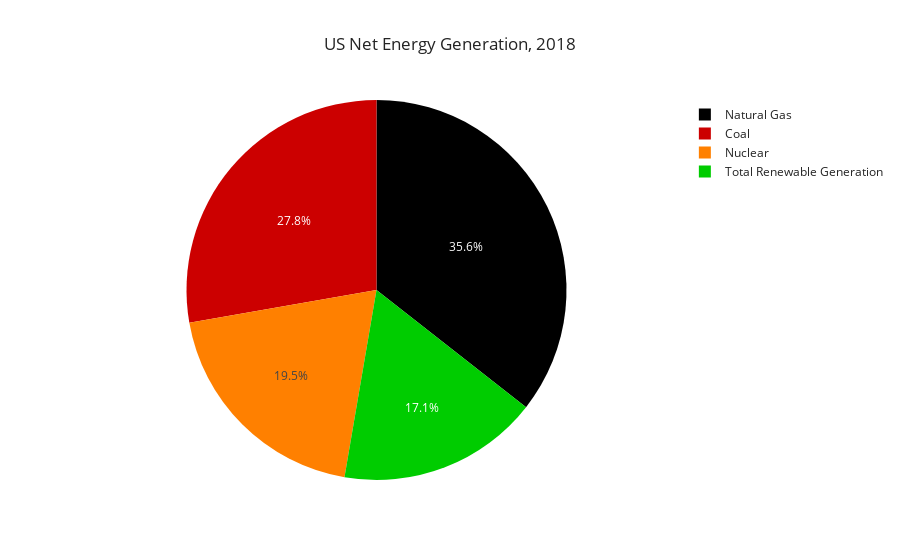
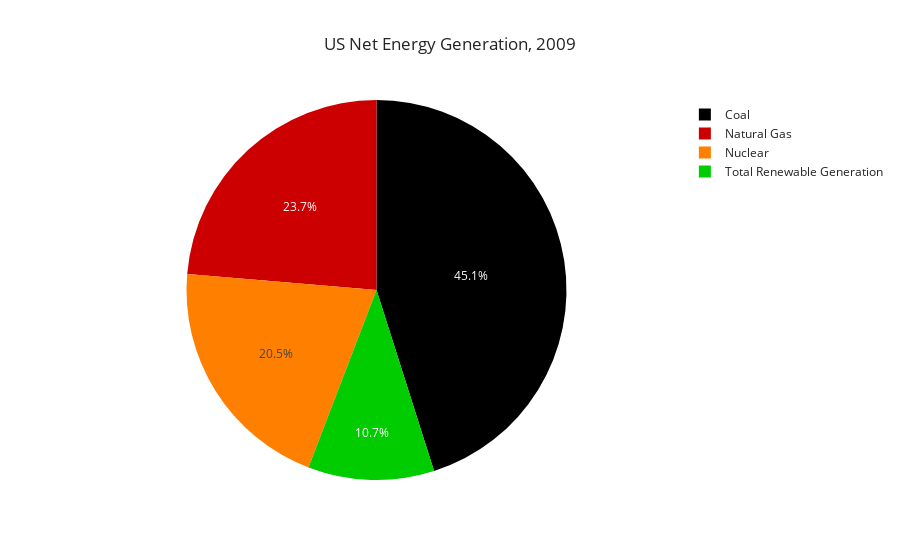

Notebook code cell kept with these figures, in order:
### Code cell
fig1 = px.pie(data_frame=df2018,values='Million Megawatt Hours',names='Source',color_discrete_sequence=color2,title='US Net Energy Generation, 2018')
fig2 =px.pie(data_frame=df2009,values='Million Megawatt Hours',names='Source',color_discrete_sequence=color2,title='US Net Energy Generation, 2009')
fig1.show()
fig2.show()

### Figure 1 — Plotly figure (JSON) as saved in the notebook; plotly's stock layout.template omitted (floating-point values rounded to 4 significant figures)
{"data": [{"domain": {"x": [0, 1], "y": [0, 1]}, "hoverlabel": {"namelength": 0}, "hovertemplate": "Source=%{label}<br>Million Megawatt Hours=%{value}", "labels": ["Natural Gas", "Coal", "Nuclear", "Total Renewable Generation"], "legendgroup": "", "name": "", "showlegend": true, "type": "pie", "values": [1468727, 1145962, 807084, 706867]}], "layout": {"legend": {"tracegroupgap": 0}, "piecolorway": ["rgb(0,0,0)", "rgb(204,0,0)", "rgb(255,128,0)", "rgb(0,204,0)"], "title": {"text": "US Net Energy Generation, 2018"}}}

### Figure 2 — Plotly figure (JSON) as saved in the notebook; plotly's stock layout.template omitted (floating-point values rounded to 4 significant figures)
{"data": [{"domain": {"x": [0, 1], "y": [0, 1]}, "hoverlabel": {"namelength": 0}, "hovertemplate": "Source=%{label}<br>Million Megawatt Hours=%{value}", "labels": ["Coal", "Natural Gas", "Nuclear", "Total Renewable Generation"], "legendgroup": "", "name": "", "showlegend": true, "type": "pie", "values": [1755904, 920979, 798855, 417724]}], "layout": {"legend": {"tracegroupgap": 0}, "piecolorway": ["rgb(0,0,0)", "rgb(204,0,0)", "rgb(255,128,0)", "rgb(0,204,0)"], "title": {"text": "US Net Energy Generation, 2009"}}}
